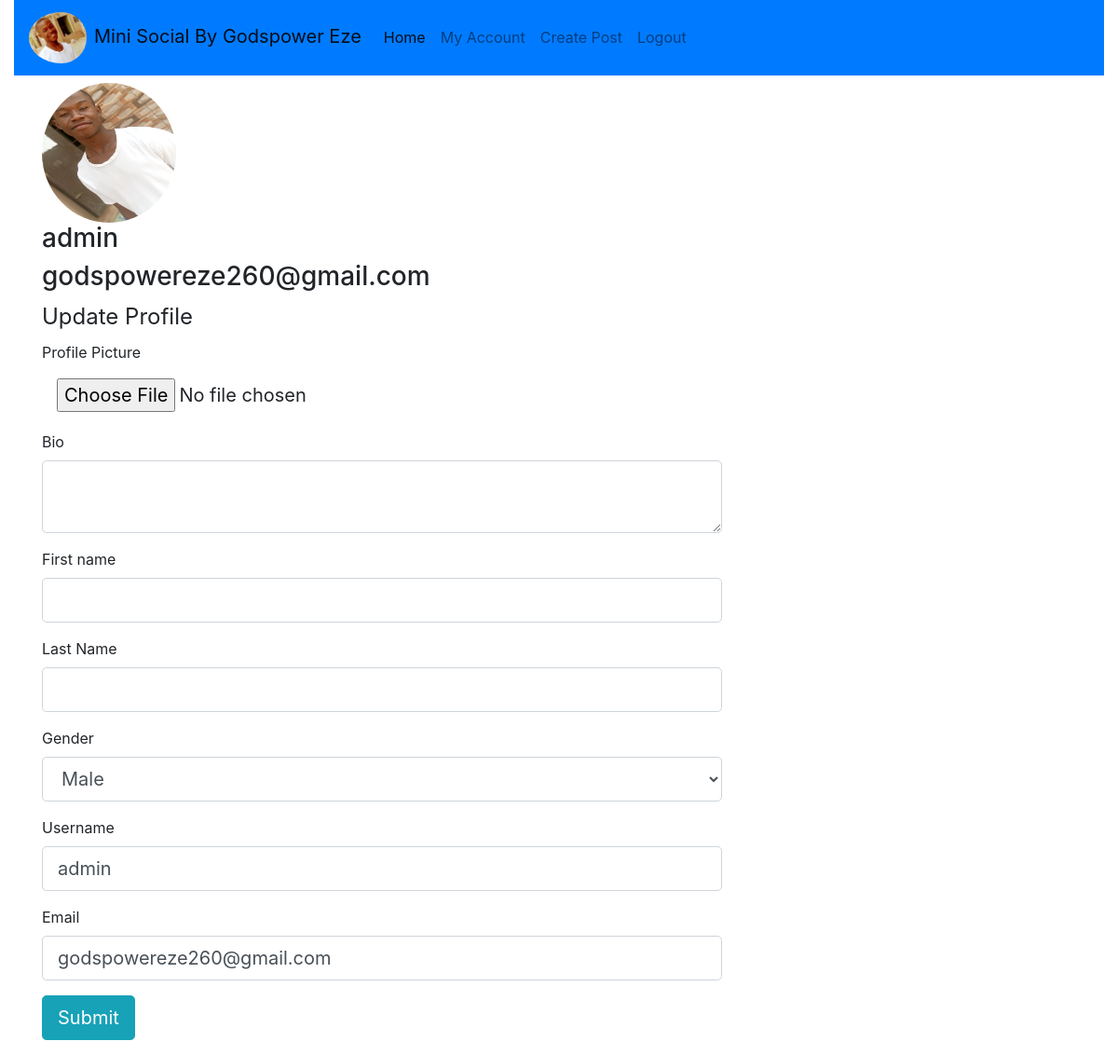
Page /account (signed in) on the earlier database version.
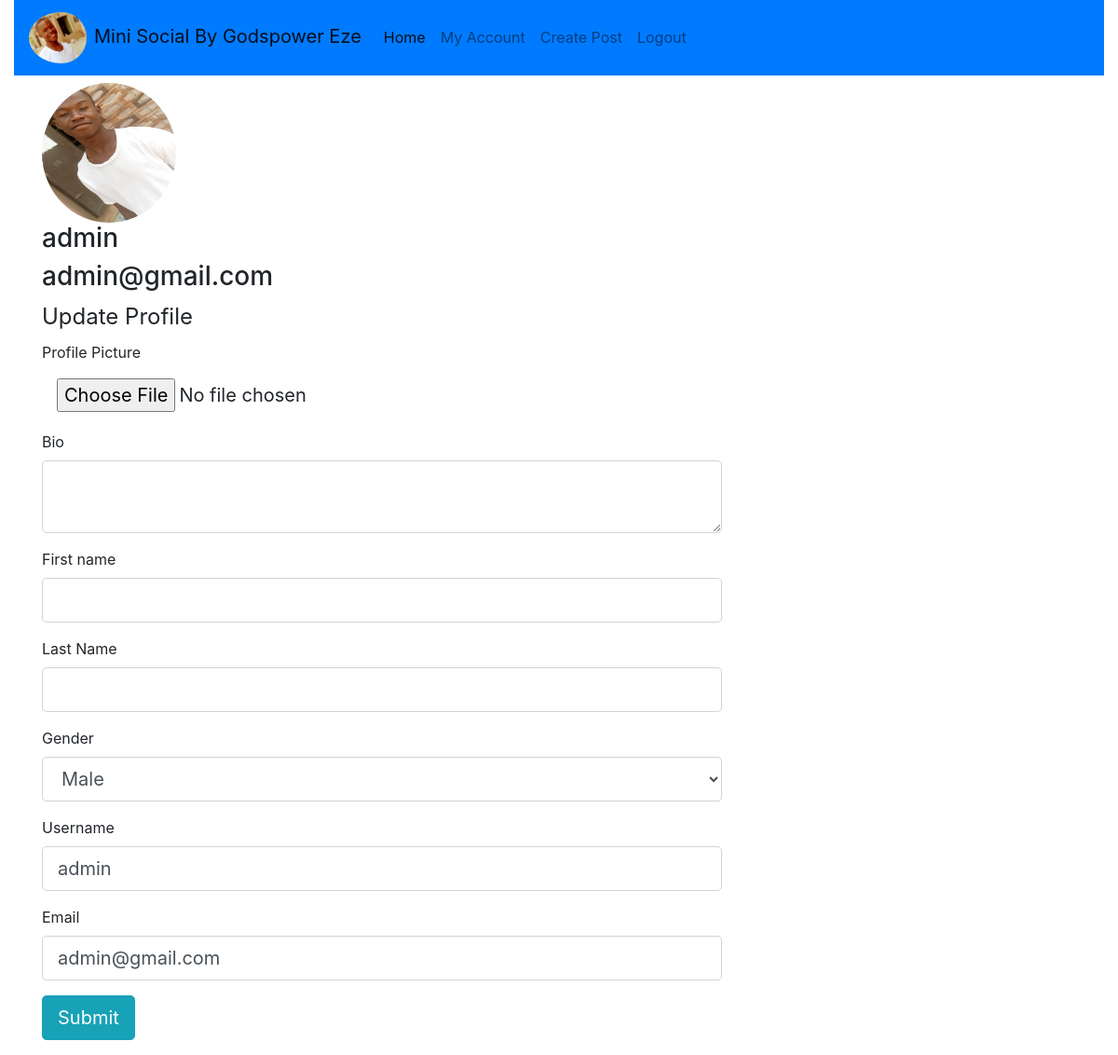
Same page on the later database version.
### socialmedia/models.py (models this page shows, shortened)
class User(db.Model, UserMixin):
    id = db.Column(db.Integer, primary_key=True)
    username = db.Column(db.String(20), nullable=False, unique=True)
    email = db.Column(db.String(120), unique=True, nullable=False)
    profile_image = db.Column(db.String(20), nullable=False, default='default.jpg')
    password = db.Column(db.String(20), nullable=False)
    first_name = db.Column(db.String(20), nullable=True)
    last_name = db.Column(db.String(20), nullable=True)
    bio = db.Column(db.Text, nullable=True)
    gender = db.Column(db.String(20), nullable=True)
    posts = db.relationship('Post', backref='author', lazy=True)

### socialmedia/routes.py (the view)
@app.route('/account', methods=['GET', 'POST'])
@login_required
def account():
    user = User.query.get(current_user.id)
    form = AccountInfo()
    profile_image = url_for('static', filename='profile_image/' + current_user.profile_image)
    if form.profile_image.data:
        picture_file = save_picture(form.profile_image.data)
        current_user.profile_image = picture_file
    if request.method == 'POST':
        user.first_name = form.first_name.data
        user.last_name = form.last_name.data
        user.bio = form.bio.data
        user.gender = form.gender.data
        user.email = form.email.data
        user.username = form.username.data
        db.session.commit()
        flash('You have successfully updated your profile', 'success')
        return redirect(url_for('account'))
    elif request.method == 'GET':
        form.first_name.data = user.first_name
        form.last_name.data = user.last_name
        form.bio.data = user.bio
        form.gender.data = user.gender
        form.email.data = user.email
        form.username.data = user.username
    return render_template('account.html', title=current_user.username + ' ' + 'Account', profile_image=profile_image,
                           form=form)

### socialmedia/forms.py
class AccountInfo(FlaskForm):
    first_name = StringField('First name')
    last_name = StringField('Last Name')
    gender = SelectField('Gender', choices=choices)
    bio = TextAreaField('Bio')
    submit = SubmitField('Submit')
    username = StringField('Username', validators=[
        DataRequired(),
        Length(min=2, max=20)
    ])
    email = StringField('Email', validators=[
        DataRequired()
    ])
    password = PasswordField('Password', validators=[
        DataRequired()
    ])
    confirm_password = PasswordField('Confirm Password', validators=[
        DataRequired(),
        EqualTo('password')
    ])
    profile_image = FileField('Profile Picture', validators=[
        FileAllowed(['jpg', 'png'])
    ])

### socialmedia/models.py (called while the page is built)
@login_manager.user_loader
def load_user(user_id):
    return User.query.get(int(user_id))

### socialmedia/templates/account.html (shortened to what this page needs)
{% extends 'base.html' %}
{% block content %}
<div class="container">
    <img class="rounded-circle " width="13%" height="150px" src="{{profile_image}}">
    <h3>{{current_user.username}}</h3>
    <h3>{{current_user.email}}</h3>
</div>
    <form role="form" class="container form-horizontal m-50" method="POST" action="" enctype="multipart/form-data" >
        <fieldset>
            <div class="row">
                <div class="col-md-8 pd-10">
                <legend>
                    Update Profile
                </legend>
                    <div class="form-group">
                    {{ form.profile_image.label}}
                        {% if form.profile_image.errors %}
                            {{ form.profile_image(class="form-control-file form-control-lg is-invalid")}}
                            <div class="invalid-feedback">
                                {% for error in form.profile_image.errors %}
                                    <span>
                                        {{ error }}
                                    </span>
                                {% endfor %}
                            </div>
                        {%else%}
                            {{ form.profile_image(class="form-control-file form-control-lg")}}
                        {% endif %}
                    </div>
                    <div class="form-group">
                    {{ form.bio.label(class="form-control-label")}}
                        {% if form.bio.errors %}
                            {{ form.bio(class="form-control form-control-lg is-invalid")}}
                            <div class="invalid-feedback">
                                {% for error in form.bio.errors %}
                                    <span>
                                        {{ error }}
                                    </span>
                                {% endfor %}
                            </div>
                        {%else%}
                            {{ form.bio(class="form-control form-control-lg")}}
                        {% endif %}
                    </div>
                    <div class="form-group">
                    {{ form.first_name.label(class="form-control-label")}}
                        {% if form.first_name.errors %}
                            {{ form.first_name(class="form-control form-control-lg is-invalid")}}
                            <div class="invalid-feedback">
                                {% for error in form.first_name.errors %}
                                    <span>
                                        {{ error }}
                                    </span>
                                {% endfor %}
                            </div>
                        {%else%}
                            {{ form.first_name(class="form-control form-control-lg")}}
                        {% endif %}
                    </div>
                    <div class="form-group">
                    {{ form.last_name.label(class="form-control-label")}}
                        {% if form.last_name.errors %}
                            {{ form.last_name(class="form-control form-control-lg is-invalid")}}
                            <div class="invalid-feedback">
                                {% for error in form.last_name.errors %}
                                    <span>
                                        {{ error }}
                                    </span>
                                {% endfor %}
                            </div>
                        {%else%}
                            {{ form.last_name(class="form-control form-control-lg")}}
                        {% endif %}
                    </div>
                    <div class="form-group">
                    {{ form.gender.label(class="form-control-label")}}
                        {% if form.gender.errors %}
                            {{ form.gender(class="form-control form-control-lg is-invalid")}}
                            <div class="invalid-feedback">
                                {% for error in form.gender.errors %}
                                    <span>
                                        {{ error }}
                                    </span>
                                {% endfor %}
                            </div>
                        {%else%}
                            {{ form.gender(class="form-control form-control-lg")}}
                        {% endif %}
                    </div>
                    <div class="form-group">
                    {{ form.username.label(class="form-control-label")}}
                        {% if form.username.errors %}
                            {{ form.username(class="form-control form-control-lg is-invalid")}}
                            <div class="invalid-feedback">
                                {% for error in form.username.errors %}
                                    <span>
                                        {{ error }}
                                    </span>
                                {% endfor %}
                            </div>
                        {%else%}
                            {{ form.username(class="form-control form-control-lg")}}
                        {% endif %}
                    </div>
                    <div class="form-group">
                    {{ form.email.label(class="form-control-label")}}
                        {% if form.email.errors %}
                            {{ form.email(class="form-control form-control-lg is-invalid")}}
                            <div class="invalid-feedback">
                                {% for error in form.email.errors %}
                                    <span>
                                        {{ error }}
                                    </span>
                                {% endfor %}
                            </div>
                        {%else%}
                            {{ form.email(class="form-control form-control-lg")}}
                        {% endif %}
                    </div>
                    <div class="form-group">
                    <div>
                        {{ form.submit(class="btn btn-info btn-lg")}}
                    </div>
                </div>
            </div>
        </fieldset>
    </form>
{% endblock %}

### socialmedia/templates/base.html (shortened to what this page needs)
<!doctype html>
<html lang="en">
  <head>
    <link rel="stylesheet" href="{{ url_for('static', filename='css/bootstrap.min.css')}}">
  </head>
  <body class="container-fluid">
  <nav class="navbar navbar-expand-lg navbar-light bg-primary">
      <a class="navbar-brand" href="{{ url_for('home')}}"><img class="rounded-circle pr-2" width="70px" src="{{ url_for('static', filename='mypicture.jpg')}}">Mini Social By Godspower Eze</a>
      <div class="collapse navbar-collapse" id="navbarSupportedContent">
        <ul class="navbar-nav mr-auto">
          <li class="nav-item active">
            <a class="nav-link" href="{{ url_for('home')}}">Home <span class="sr-only">(current)</span></a>
          </li>
            {% if current_user.is_authenticated %}
                <li class="nav-item">
                <a class="nav-link" href="{{ url_for('account')}}">My Account</a>
                </li>
                <li class="nav-item">
                <a class="nav-link" href="{{ url_for('post_create')}}">Create Post</a>
                </li>
                <li class="nav-item">
                <a class="nav-link" href="{{ url_for('logout')}}">Logout</a>
                </li>
            {% endif %}
        </ul>
      </div>
    </nav>
    {% block content %}
    {% endblock %}
  </body>
</html>

Differences in the rows shown:
changed User "admin": email "godspowereze260@gmail.com" → "admin@gmail.com"
